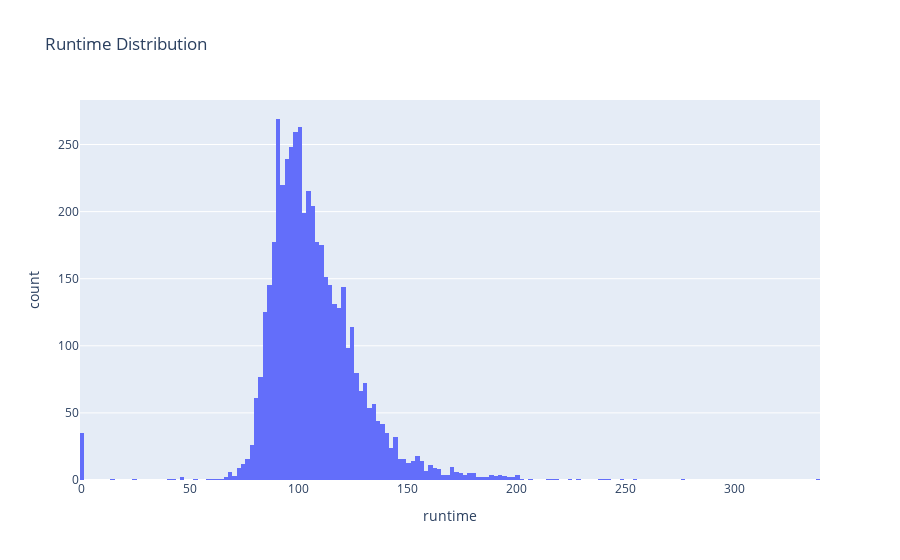

The cell this chart's notebook holds for it:
### Code cell
fig = px.histogram(movies_data, x='runtime', title='Runtime Distribution')
fig.show()

### Figure 1 — Plotly figure (JSON) as saved in the notebook; plotly's stock layout.template omitted (floating-point values rounded to 4 significant figures; data arrays with more than 128 entries replaced by an {"elided": "..."} marker saying what was removed)
{"data": [{"alignmentgroup": "True", "bingroup": "x", "hovertemplate": "runtime=%{x}<br>count=%{y}<extra></extra>", "legendgroup": "", "marker": {"color": "#636efa", "pattern": {"shape": ""}}, "name": "", "offsetgroup": "", "orientation": "v", "showlegend": false, "type": "histogram", "x": {"elided": "4803 int values"}, "xaxis": "x", "yaxis": "y"}], "layout": {"autosize": true, "barmode": "relative", "legend": {"tracegroupgap": 0}, "title": {"text": "Runtime Distribution"}, "xaxis": {"anchor": "y", "autorange": true, "domain": [0, 1], "range": [-0.5, 339.5], "title": {"text": "runtime"}, "type": "linear"}, "yaxis": {"anchor": "x", "autorange": true, "domain": [0, 1], "range": [0, 283.2], "title": {"text": "count"}}}}
